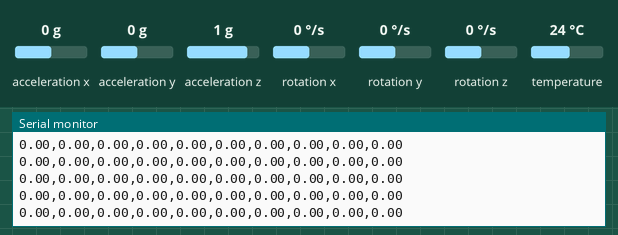
Simulated run of this sketch. Board: ESP32. Shown: the last lines printed to the serial monitor. The test bench sets the inputs (shaded band); at power-on: acceleration x 0 g, acceleration y 0 g, acceleration z 1 g, rotation x 0 °/s, rotation y 0 °/s, rotation z 0 °/s, temperature 24 °C.

Above: at 2.7 s.
2.8 s: acceleration x set to -1.4 g
At 3.8 s:
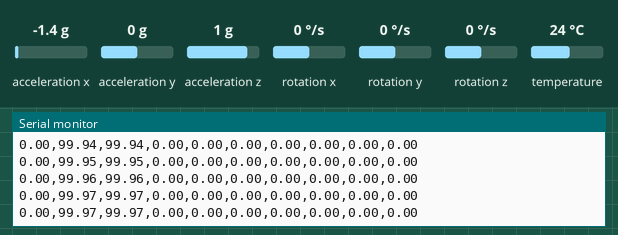
4.3 s: acceleration y set to -1.4 g
At 5.0 s:
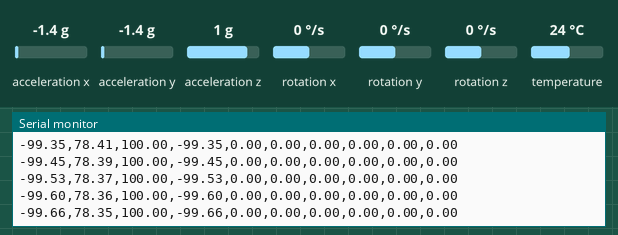
5.8 s: acceleration z set to -1.4 g
At 6.9 s:
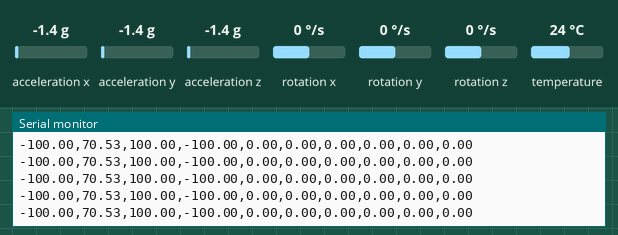
7.3 s: rotation x set to -192 °/s
At 8.4 s:
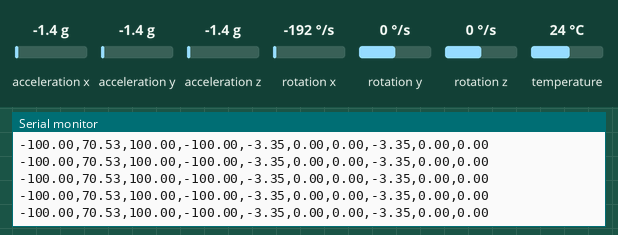
8.8 s: rotation y set to -192 °/s
At 9.4 s:
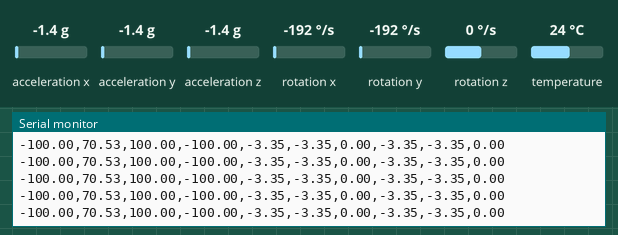
Timing chart, 0 to 11.3 s (numbered marks = the images above; inputs shaded):
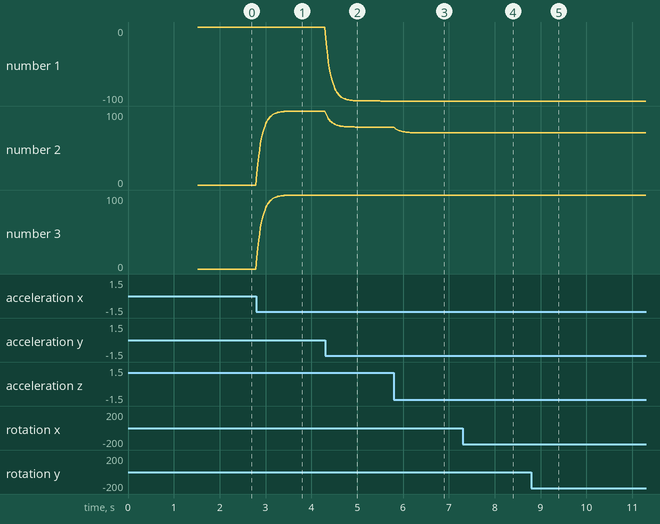

Measured:
- after the input at 2.8 s, the serial monitor: prints a new line at once (image 1)
- after the input at 4.3 s, the serial monitor: prints a new line at once (image 2)
- after the input at 8.8 s, the serial monitor: prints a new line at once (image 5)
- plotted number 1: 0 → -100 after the input at 4.3 s
- plotted number 2: 0 → 100 after the input at 2.8 s, 100 → 78.27 after the input at 4.3 s
- plotted number 3: 0 → 100 after the input at 2.8 s

The sketch:

esp32_combined.ino
```cpp
/*
 * Dual MPU6050 + ESP-NOW Transmitter
 *
 * This sketch reads TWO MPU6050 sensors and sends dual-control data via ESP-NOW
 *
 * MPU #1 (I2C Address 0x68) - Roll & Pitch Control
 *   - Tilt around X-axis → Roll (orientation angle)
 *   - Tilt around Y-axis → Pitch (orientation angle)
 *
 * MPU #2 (I2C Address 0x69) - Throttle & Yaw Control
 *   - Tilt around Y-axis → Throttle (0% at level, increases with forward tilt)
 *   - Tilt around X-axis → Yaw (orientation angle)
 *
 * Hardware:
 * - ESP32
 * - MPU6050 #1 (AD0 LOW → 0x68) for Roll/Pitch
 * - MPU6050 #2 (AD0 HIGH → 0x69) for Throttle/Yaw
 * - Both share I2C: SDA=GPIO21, SCL=GPIO22
 *
 * See connection diagram at end of file
 */

#include <Wire.h>
#include <Adafruit_MPU6050.h>
#include <Adafruit_Sensor.h>
#include <esp_now.h>
#include <WiFi.h>

// Two MPU6050 objects with different I2C addresses
Adafruit_MPU6050 mpu1; // 0x68 - Roll & Pitch
Adafruit_MPU6050 mpu2; // 0x69 - Throttle & Yaw

// Receiver ESP MAC Address - CHANGE THIS
uint8_t receiverMAC[] = {0xC0, 0xCD, 0xD6, 0x8D, 0xAB, 0x1C};

// Data structure for dual control data
typedef struct
{
    float roll_stick;                // From MPU1 X-axis (roll angle)
    float pitch_stick;               // From MPU1 Y-axis (pitch angle)
    float throttle;                  // From MPU2 Y-axis (pitch angle)
    float yaw_stick;                 // From MPU2 X-axis (roll angle)
    float mpu1_ax, mpu1_ay, mpu1_az; // MPU1 accelerometer
    float mpu1_gx, mpu1_gy, mpu1_gz; // MPU1 gyroscope
    float mpu2_ax, mpu2_ay, mpu2_az; // MPU2 accelerometer
    float mpu2_gx, mpu2_gy, mpu2_gz; // MPU2 gyroscope
} DualControlData;

DualControlData txData;
esp_now_peer_info_t peerInfo;

// Configuration
#define SEND_TO_PC true     // Set false if no PC connection needed
#define SEND_TO_ESPNOW true // Set false to disable ESP-NOW
#define UPDATE_RATE_MS 20   // ~50Hz update rate (reduced for dual sensor)

// Calibration offsets (not needed for orientation-based control)
// These could be used for accelerometer calibration if needed

// Control mapping ranges (adjust these to your preference)
// These scales map tilt angles (in degrees) to control values
#define ROLL_SCALE 2.0      // degrees of tilt to control units
#define PITCH_SCALE 2.0     // degrees of tilt to control units
#define THROTTLE_SCALE 3.33 // degrees of tilt to control units (30° = 100%)
#define YAW_SCALE 2.0       // degrees of tilt to control units

#define MAX_TILT_ANGLE 50.0 // Maximum tilt angle in degrees for full control

// Smoothing configuration
#define SMOOTHING_FACTOR 0.15 // Lower = more smoothing (0.0-1.0), 0.15 provides good balance

// Smoothed values for control outputs
float smoothed_roll = 0.0;
float smoothed_pitch = 0.0;
float smoothed_throttle = 0.0; // Start at zero throttle (level condition)
float smoothed_yaw = 0.0;

unsigned long lastUpdate = 0;

void OnDataSent(const wifi_tx_info_t *info, esp_now_send_status_t status)
{
    // No status messages - keep serial output clean
}

// Helper function to calculate roll angle from accelerometer
float calculateRoll(float ay, float az)
{
    return atan2(ay, az) * 180.0 / PI;
}

// Helper function to calculate pitch angle from accelerometer
float calculatePitch(float ax, float ay, float az)
{
    return atan2(-ax, sqrt(ay * ay + az * az)) * 180.0 / PI;
}

// Exponential Moving Average smoothing function
float smoothValue(float current_value, float previous_smoothed, float alpha)
{
    return (alpha * current_value) + ((1.0 - alpha) * previous_smoothed);
}

void setup()
{
    Serial.begin(115200);
    delay(1500); // Allow MPUs to boot

    // Initialize I2C
    Wire.begin(21, 22);    // SDA=21, SCL=22
    Wire.setClock(400000); // 400kHz I2C speed

    // Initialize MPU6050 #1 (0x68) - Roll & Pitch
    Serial.println("Initializing MPU6050 #1 (0x68 - Roll/Pitch)...");
    if (!mpu1.begin(0x68, &Wire))
    {
        Serial.println("Failed to find MPU #1 at 0x68!");
        Serial.println("Check wiring and AD0 pin (must be LOW/GND)");
        while (1)
        {
            delay(1000);
        }
    }

    mpu1.setAccelerometerRange(MPU6050_RANGE_4_G);
    mpu1.setGyroRange(MPU6050_RANGE_500_DEG);
    mpu1.setFilterBandwidth(MPU6050_BAND_21_HZ);
    Serial.println("MPU6050 #1 OK");

    // Initialize MPU6050 #2 (0x69) - Throttle & Yaw
    Serial.println("Initializing MPU6050 #2 (0x69 - Throttle/Yaw)...");
    if (!mpu2.begin(0x69, &Wire))
    {
        Serial.println("Failed to find MPU #2 at 0x69!");
        Serial.println("Check wiring and AD0 pin (must be HIGH/3.3V)");
        while (1)
        {
            delay(1000);
        }
    }

    mpu2.setAccelerometerRange(MPU6050_RANGE_4_G);
    mpu2.setGyroRange(MPU6050_RANGE_500_DEG);
    mpu2.setFilterBandwidth(MPU6050_BAND_21_HZ);
    Serial.println("MPU6050 #2 OK");

    if (SEND_TO_ESPNOW)
    {
        // Set device as a Wi-Fi Station
        WiFi.mode(WIFI_STA);

        Serial.print("Transmitter MAC: ");
        Serial.println(WiFi.macAddress());

        // Init ESP-NOW
        if (esp_now_init() != ESP_OK)
        {
            Serial.println("ESP-NOW init failed!");
            return;
        }

        esp_now_register_send_cb(OnDataSent);

        // Register peer
        memcpy(peerInfo.peer_addr, receiverMAC, 6);
        peerInfo.channel = 0;
        peerInfo.encrypt = false;

        if (esp_now_add_peer(&peerInfo) != ESP_OK)
        {
            Serial.println("Failed to add peer");
            return;
        }

        Serial.println("ESP-NOW Ready");
    }

    Serial.println("\n=== DUAL MPU6050 SYSTEM READY ===");
    Serial.println("MPU1 (0x68): Roll & Pitch");
    Serial.println("MPU2 (0x69): Throttle & Yaw");
    Serial.println("================================\n");
}

void loop()
{
    unsigned long currentTime = millis();

    if (currentTime - lastUpdate >= UPDATE_RATE_MS)
    {
        lastUpdate = currentTime;

        // Read both MPU6050 sensors
        sensors_event_t accel1, gyro1, temp1;
        sensors_event_t accel2, gyro2, temp2;

        mpu1.getEvent(&accel1, &gyro1, &temp1);
        mpu2.getEvent(&accel2, &gyro2, &temp2);

        // Store raw accelerometer and gyro data for telemetry
        txData.mpu1_ax = accel1.acceleration.x;
        txData.mpu1_ay = accel1.acceleration.y;
        txData.mpu1_az = accel1.acceleration.z;
        txData.mpu1_gx = gyro1.gyro.x;
        txData.mpu1_gy = gyro1.gyro.y;
        txData.mpu1_gz = gyro1.gyro.z;

        txData.mpu2_ax = accel2.acceleration.x;
        txData.mpu2_ay = accel2.acceleration.y;
        txData.mpu2_az = accel2.acceleration.z;
        txData.mpu2_gx = gyro2.gyro.x;
        txData.mpu2_gy = gyro2.gyro.y;
        txData.mpu2_gz = gyro2.gyro.z;

        // MPU1 Control Mapping (Roll & Pitch) - Based on Orientation
        // Calculate roll from accelerometer (tilt around X-axis)
        float roll_angle = calculateRoll(accel1.acceleration.y, accel1.acceleration.z);
        float roll_raw = constrain(roll_angle * ROLL_SCALE, -100.0, 100.0);
        smoothed_roll = smoothValue(roll_raw, smoothed_roll, SMOOTHING_FACTOR);
        txData.roll_stick = smoothed_roll;

        // Calculate pitch from accelerometer (tilt around Y-axis)
        float pitch_angle = calculatePitch(accel1.acceleration.x, accel1.acceleration.y, accel1.acceleration.z);
        float pitch_raw = constrain(pitch_angle * PITCH_SCALE, -100.0, 100.0);
        smoothed_pitch = smoothValue(pitch_raw, smoothed_pitch, SMOOTHING_FACTOR);
        txData.pitch_stick = smoothed_pitch;

        // MPU2 Control Mapping (Throttle & Yaw) - Based on Orientation
        // Calculate throttle from tilt angle (0-100 range) - using pitch axis
        // Level = 0%, tilted forward = higher throttle (0-100%)
        float throttle_angle = calculatePitch(accel2.acceleration.x, accel2.acceleration.y, accel2.acceleration.z);
        float throttle_raw = constrain(throttle_angle * THROTTLE_SCALE, 0.0, 100.0);
        smoothed_throttle = smoothValue(throttle_raw, smoothed_throttle, SMOOTHING_FACTOR);
        txData.throttle = smoothed_throttle;

        // Calculate yaw from tilt angle - using roll axis
        float yaw_angle = calculateRoll(accel2.acceleration.y, accel2.acceleration.z);
        float yaw_raw = constrain(yaw_angle * YAW_SCALE, -100.0, 100.0);
        smoothed_yaw = smoothValue(yaw_raw, smoothed_yaw, SMOOTHING_FACTOR);
        txData.yaw_stick = smoothed_yaw;

        // Send data to PC for monitoring (CSV format - no prefix)
        if (SEND_TO_PC)
        {
            Serial.print(txData.roll_stick);
            Serial.print(",");
            Serial.print(txData.pitch_stick);
            Serial.print(",");
            Serial.print(txData.throttle);
            Serial.print(",");
            Serial.print(txData.yaw_stick);
            Serial.print(",");
            // MPU1 raw data
            Serial.print(txData.mpu1_gx);
            Serial.print(",");
            Serial.print(txData.mpu1_gy);
            Serial.print(",");
            Serial.print(txData.mpu1_gz);
            Serial.print(",");
            // MPU2 raw data
            Serial.print(txData.mpu2_gx);
            Serial.print(",");
            Serial.print(txData.mpu2_gy);
            Serial.print(",");
            Serial.println(txData.mpu2_gz);
        }

        // Send via ESP-NOW (no status messages)
        if (SEND_TO_ESPNOW)
        {
            esp_now_send(receiverMAC, (uint8_t *)&txData, sizeof(DualControlData));
        }
    }
}

/*
 * ============================================
 * WIRING DIAGRAM FOR DUAL MPU6050 SETUP
 * ============================================
 *
 * ESP32 Pinout:
 * GPIO21 → SDA (shared by both MPUs)
 * GPIO22 → SCL (shared by both MPUs)
 * 3.3V   → VCC (both MPUs)
 * GND    → GND (both MPUs)
 *
 * MPU6050 #1 (Roll & Pitch) - Address 0x68:
 * ┌─────────────────┐
 * │  MPU6050 #1     │
 * ├─────────────────┤
 * │ VCC  → 3.3V     │
 * │ GND  → GND      │
 * │ SCL  → GPIO22   │
 * │ SDA  → GPIO21   │
 * │ AD0  → GND      │ ← CRITICAL: AD0 to GND for 0x68
 * │ INT  → (unused) │
 * └─────────────────┘
 *
 * MPU6050 #2 (Throttle & Yaw) - Address 0x69:
 * ┌─────────────────┐
 * │  MPU6050 #2     │
 * ├─────────────────┤
 * │ VCC  → 3.3V     │
 * │ GND  → GND      │
 * │ SCL  → GPIO22   │
 * │ SDA  → GPIO21   │
 * │ AD0  → 3.3V     │ ← CRITICAL: AD0 to 3.3V for 0x69
 * │ INT  → (unused) │
 * └─────────────────┘
 *
 * Connection Summary:
 * - Both MPUs share the same I2C bus (SDA & SCL)
 * - MPU1: AD0 pin connected to GND → I2C address 0x68
 * - MPU2: AD0 pin connected to 3.3V → I2C address 0x69
 * - This allows both sensors to work on the same bus
 *
 * Physical Layout Recommendation:
 * - Mount MPU1 on the right grip (for roll/pitch control)
 * - Mount MPU2 on the left grip (for throttle/yaw control)
 * - Keep wires short to minimize noise
 * - Use 4.7kΩ pull-up resistors on SDA/SCL if having connection issues
 *
 * Control Mapping:
 * MPU1 (Right Grip):
 *   - Tilt left/right → Roll (orientation angle)
 *   - Tilt forward/back → Pitch (orientation angle)
 *
 * MPU2 (Left Grip):
 *   - Tilt forward/back → Throttle (0% at level, 100% at ~30° forward)
 *   - Tilt left/right → Yaw (orientation angle)
 *
 * ============================================
 */
```
